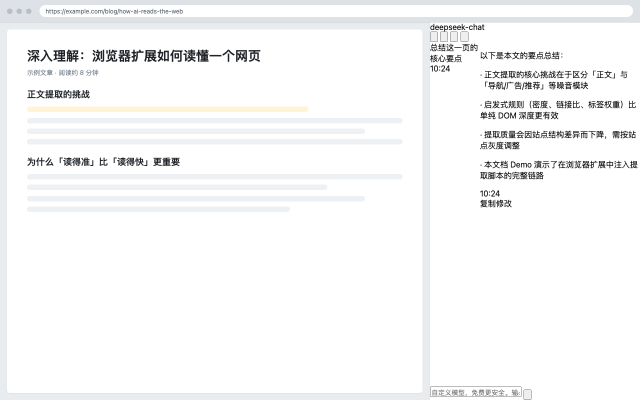
#> input picture publish/screenshots/1-summary.png, 1280 x 800 px (shown at 1/2 size); its folder holds 4 pictures in this run
$ python gen-screenshots-en.py
#> lines starting #> are read from the running program, lines starting #| are printed output that depends on the picture
#!/usr/bin/env python3
# -*- coding: utf-8 -*-
"""
蜗牛壳AI助理 · 英文版商店截图生成器
--------------------------------------
产品界面（侧边栏 / 设置页）目前是纯中文硬编码，没有做 UI i18n。
如果把截图里的界面整段翻译成英文，就会与用户实际装到的界面不一致。

因此本脚本的做法是：**保留真实的中文界面截图，在顶部加一条英文说明带**，
说明这张图在演示什么功能。这样既真实，又让英文用户看懂。

处理方式（不裁内容、不改变宽高比）：
  原图 1280×800 → 等比缩到 1136×710（1280:800 = 1.6，710×1.6 = 1136）
  → 贴在 1280×90 的英文标题带下方，两侧各留 72px 浅色边
  → 成品仍是 1280×800，符合商店要求

用法：/usr/bin/python3 publish/gen-screenshots-en.py
输出：publish/screenshots-en/1..4-*.png
"""
import os
from PIL import Image, ImageDraw, ImageFont

BASE = os.path.dirname(os.path.dirname(os.path.abspath(__file__)))
SRC_DIR = os.path.join(BASE, "publish", "screenshots")
OUT_DIR = os.path.join(BASE, "publish", "screenshots-en")

FONT_CANDIDATES = [
    "/System/Library/Fonts/Hiragino Sans GB.ttc",
    "/System/Library/Fonts/STHeiti Medium.ttc",
    "/System/Library/Fonts/STHeiti Light.ttc",
]

W, H = 1280, 800
BAND_H = 90
SIDE_PAD = 72
SIDE_COLOR = (236, 238, 242)
BAND_TOP = (124, 106, 240)
BAND_BOTTOM = (72, 56, 176)
TITLE_COLOR = (255, 255, 255)
SUB_COLOR = (216, 211, 245)

CAPTIONS = {
    "1-summary": ("Summarize any page in one click",
                  "One-click extraction with a streaming summary you can stop at any time"),
    "2-quote": ("Ask AI about any selection",
                "Right-click a passage to ask a question with it as context"),
    "3-empty": ("Start in a few seconds",
                "Add your model, then summarize, ask or quote — no sign-up required"),
    "4-options": ("Bring your own model",
                  "Any OpenAI-compatible endpoint, using your own API key"),
}


def load_font(size):
    for path in FONT_CANDIDATES:
        if os.path.exists(path):
            try:
                return ImageFont.truetype(path, size, index=0)
            except Exception:
                continue
    return ImageFont.load_default()


def band(size, top, bottom):
    w, h = size
    strip = Image.new("RGB", (1, h))
    px = strip.load()
    for y in range(h):
        t = y / max(h - 1, 1)
        px[0, y] = tuple(int(top[i] + (bottom[i] - top[i]) * t) for i in range(3))
    return strip.resize(size, Image.BILINEAR)


def build(key, title, subtitle):
#> called with key = '1-summary', title = 'Summarize any page in one click'
    src = Image.open(os.path.join(SRC_DIR, key + ".png")).convert("RGB")
#> src is the input picture: PIL image 1280x800 RGB; mean R, G, B 247.2, 247.6, 247.9
    body_h = H - BAND_H
    # 等比缩放，不裁切、不变形
    scale = min(W / src.width, body_h / src.height)
#> scale = 0.887
    new_size = (int(src.width * scale), int(src.height * scale))
#> new_size = (1136, 710)
    shot = src.resize(new_size, Image.LANCZOS)
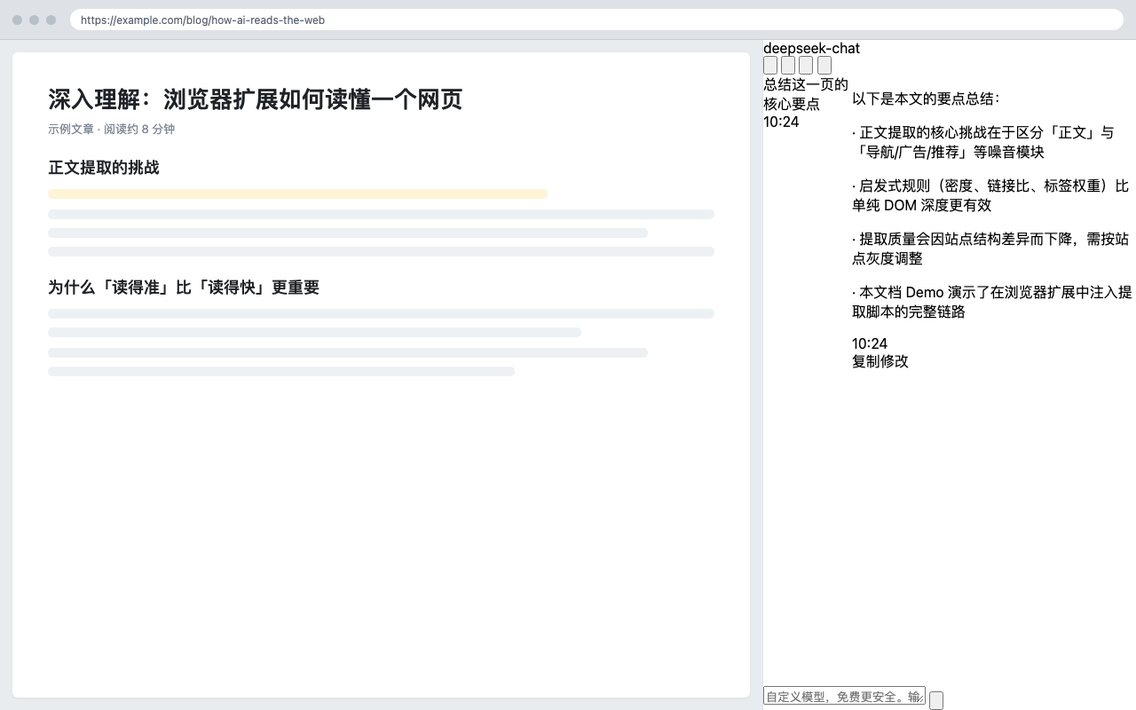
#> shot: PIL image 1136x710 RGB; mean R, G, B 247, 247.4, 247.7

    canvas = Image.new("RGB", (W, H), SIDE_COLOR)
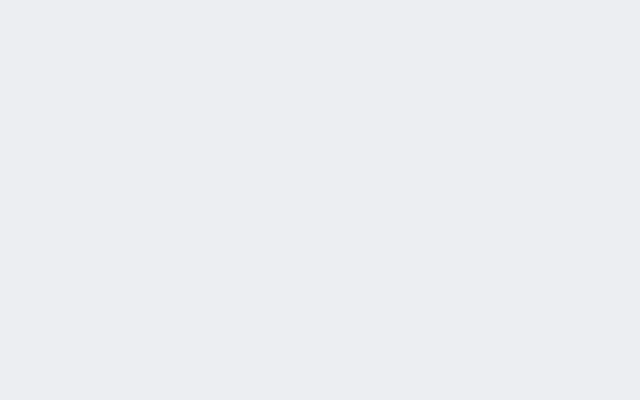
#> canvas: PIL image 1280x800 RGB (shown at 1/2 size); mean R, G, B 236, 238, 242
    canvas.paste(band((W, BAND_H), BAND_TOP, BAND_BOTTOM), (0, 0))
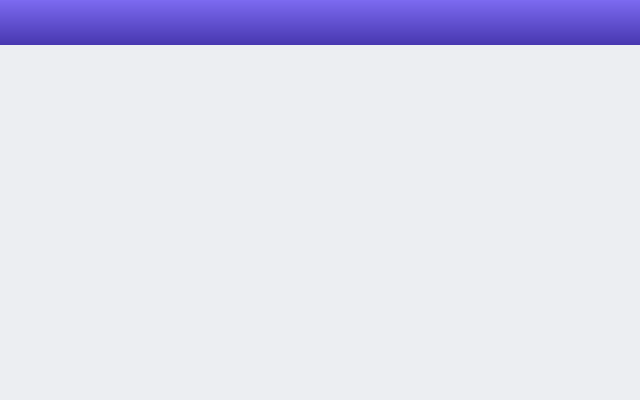
#> canvas: PIL image 1280x800 RGB (shown at 1/2 size); mean R, G, B 220.4, 220.3, 238.1
    canvas.paste(shot, ((W - new_size[0]) // 2, BAND_H + (body_h - new_size[1]) // 2))
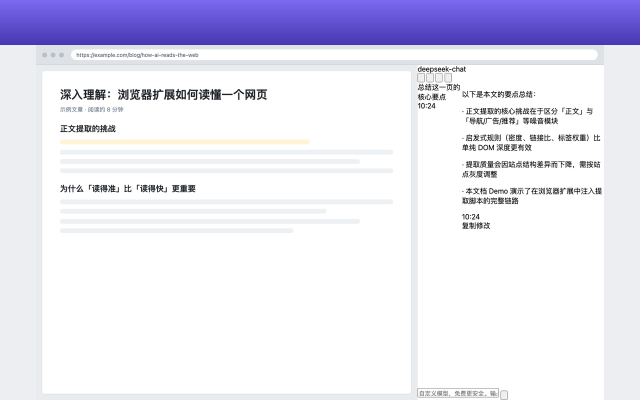
#> canvas: PIL image 1280x800 RGB (shown at 1/2 size); mean R, G, B 229.1, 227.7, 242.6

    d = ImageDraw.Draw(canvas)
    d.text((40, 20), title, font=load_font(25), fill=TITLE_COLOR)
    d.text((40, 54), subtitle, font=load_font(14), fill=SUB_COLOR)
    return canvas


def main():
    os.makedirs(OUT_DIR, exist_ok=True)
    for key, (title, subtitle) in CAPTIONS.items():
        img = build(key, title, subtitle)
        out = os.path.join(OUT_DIR, key + ".png")
        img.save(out, "PNG")
        print(f"  ✓ screenshots-en/{key}.png  {img.size}  ← {title}")
#|   ✓ screenshots-en/1-summary.png  (1280, 800)  ← Summarize any page in one click
#> pass 2 of the loop in main, `for key, (title, subtitle) in CAPTIONS.items():`:
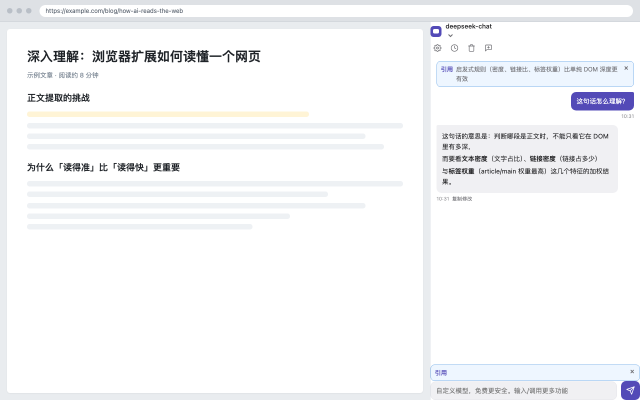
#> input picture publish/screenshots/2-quote.png, 1280 x 800 px (shown at 1/2 size)
#> in build, src is the input picture: PIL image 1280x800 RGB; mean R, G, B 246.2, 246.9, 248.3
#> in build (call 2), `shot = src.resize(new_size, Image.LANCZOS)`:
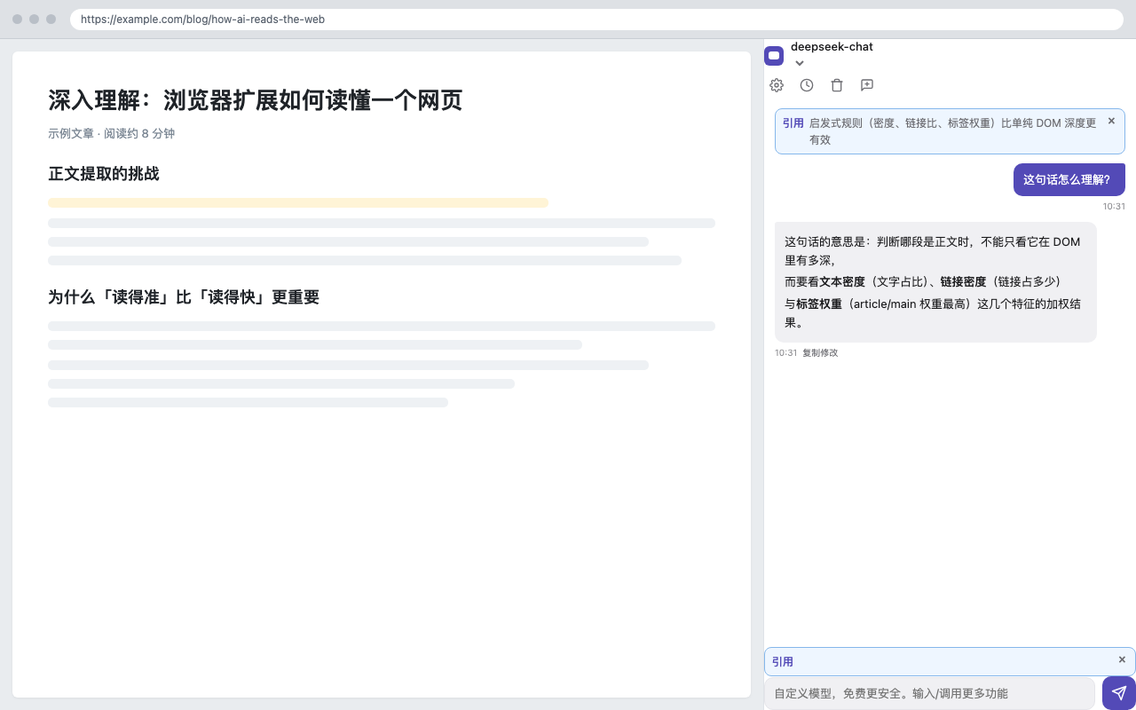
#> shot: PIL image 1136x710 RGB; mean R, G, B 246.1, 246.8, 248.2
#> in build (call 2), `canvas.paste(shot, ((W - new_size[0]) // 2, BAND_H + (body_h - new_siz..`:
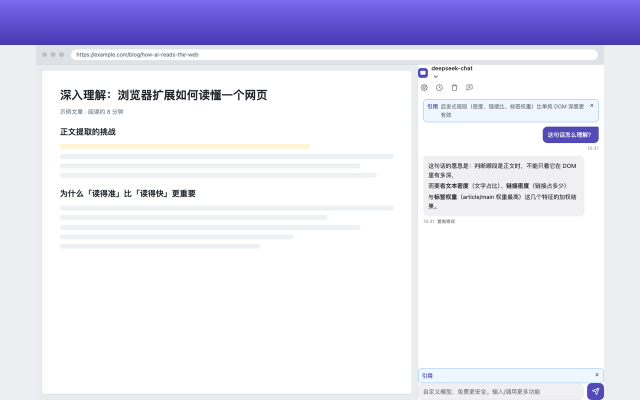
#> canvas: PIL image 1280x800 RGB (shown at 1/2 size); mean R, G, B 228.4, 227.2, 243
#|   ✓ screenshots-en/2-quote.png  (1280, 800)  ← Ask AI about any selection
#> pass 3 of the loop in main, `for key, (title, subtitle) in CAPTIONS.items():`:
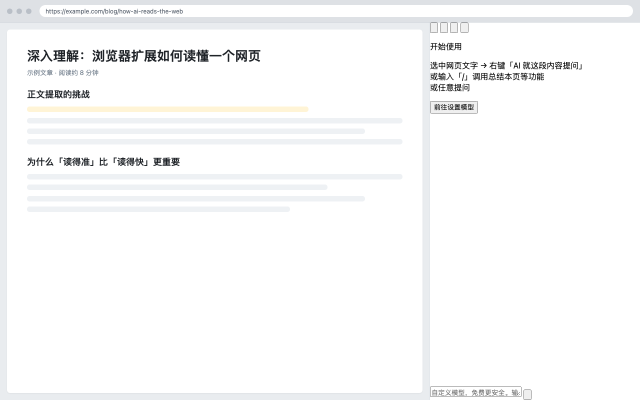
#> input picture publish/screenshots/3-empty.png, 1280 x 800 px (shown at 1/2 size)
#> in build, src is the input picture: PIL image 1280x800 RGB; mean R, G, B 249.1, 249.4, 249.7
#> in build (call 3), `shot = src.resize(new_size, Image.LANCZOS)`:
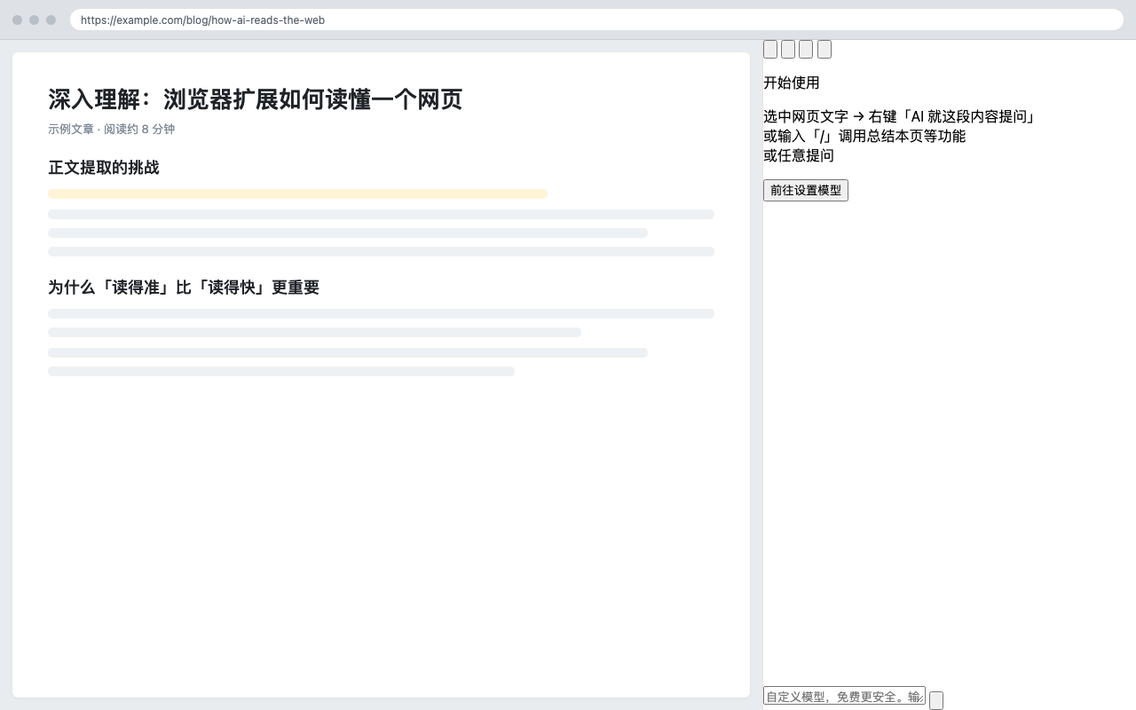
#> shot: PIL image 1136x710 RGB; mean R, G, B 249, 249.3, 249.6
#> in build (call 3), `canvas.paste(shot, ((W - new_size[0]) // 2, BAND_H + (body_h - new_siz..`:
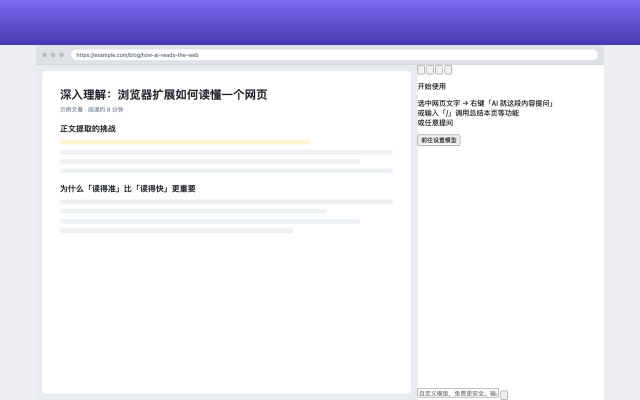
#> canvas: PIL image 1280x800 RGB (shown at 1/2 size); mean R, G, B 230.6, 229.2, 244.1
#|   ✓ screenshots-en/3-empty.png  (1280, 800)  ← Start in a few seconds
#> the loop made 4 passes; the first 3 are shown


if __name__ == "__main__":
    main()
